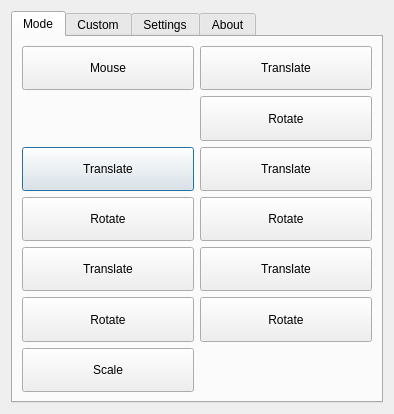
<?xml version="1.0" encoding="UTF-8"?>
<ui version="4.0">
 <class>Dialog</class>
 <widget class="QDialog" name="Dialog">
  <property name="geometry">
   <rect>
    <x>0</x>
    <y>0</y>
    <width>394</width>
    <height>414</height>
   </rect>
  </property>
  <property name="windowTitle">
   <string>3DMouse Controller</string>
  </property>
  <layout class="QVBoxLayout" name="verticalLayout">
   <item>
    <widget class="QTabWidget" name="tab_3">
     <property name="currentIndex">
      <number>0</number>
     </property>
     <widget class="QWidget" name="tab">
      <attribute name="title">
       <string>Mode</string>
      </attribute>
      <layout class="QVBoxLayout" name="verticalLayout_2">
       <item>
        <layout class="QGridLayout" name="gridLayout">
         <item row="2" column="0">
          <widget class="QPushButton" name="BlenderTranslateMode">
           <property name="sizePolicy">
            <sizepolicy hsizetype="Expanding" vsizetype="Expanding">
             <horstretch>0</horstretch>
             <verstretch>0</verstretch>
            </sizepolicy>
           </property>
           <property name="text">
            <string>Translate</string>
           </property>
           <property name="icon">
            <iconset>
             <normaloff>blender_icon_64x64.png</normaloff>blender_icon_64x64.png</iconset>
           </property>
           <property name="iconSize">
            <size>
             <width>32</width>
             <height>32</height>
            </size>
           </property>
           <property name="shortcut">
            <string>B</string>
           </property>
          </widget>
         </item>
         <item row="4" column="1">
          <widget class="QPushButton" name="Fusion360TranslateMode">
           <property name="sizePolicy">
            <sizepolicy hsizetype="Expanding" vsizetype="Expanding">
             <horstretch>0</horstretch>
             <verstretch>0</verstretch>
            </sizepolicy>
           </property>
           <property name="text">
            <string>Translate</string>
           </property>
           <property name="icon">
            <iconset>
             <normaloff>icons8-autodesk-fusion-360.png</normaloff>icons8-autodesk-fusion-360.png</iconset>
           </property>
           <property name="iconSize">
            <size>
             <width>32</width>
             <height>32</height>
            </size>
           </property>
           <property name="shortcut">
            <string>U</string>
           </property>
          </widget>
         </item>
         <item row="0" column="0">
          <widget class="QPushButton" name="mouseMode">
           <property name="sizePolicy">
            <sizepolicy hsizetype="Expanding" vsizetype="Expanding">
             <horstretch>0</horstretch>
             <verstretch>0</verstretch>
            </sizepolicy>
           </property>
           <property name="text">
            <string>Mouse</string>
           </property>
           <property name="shortcut">
            <string>M</string>
           </property>
          </widget>
         </item>
         <item row="5" column="0">
          <widget class="QPushButton" name="zBrushRotateMode">
           <property name="sizePolicy">
            <sizepolicy hsizetype="Expanding" vsizetype="Expanding">
             <horstretch>0</horstretch>
             <verstretch>0</verstretch>
            </sizepolicy>
           </property>
           <property name="text">
            <string>Rotate</string>
           </property>
           <property name="icon">
            <iconset>
             <normaloff>zBrush.png</normaloff>zBrush.png</iconset>
           </property>
           <property name="iconSize">
            <size>
             <width>32</width>
             <height>32</height>
            </size>
           </property>
           <property name="shortcut">
            <string>Shift+Z</string>
           </property>
          </widget>
         </item>
         <item row="4" column="0">
          <widget class="QPushButton" name="zBrushTranslateMode">
           <property name="sizePolicy">
            <sizepolicy hsizetype="Expanding" vsizetype="Expanding">
             <horstretch>0</horstretch>
             <verstretch>0</verstretch>
            </sizepolicy>
           </property>
           <property name="text">
            <string>Translate</string>
           </property>
           <property name="icon">
            <iconset>
             <normaloff>zBrush.png</normaloff>zBrush.png</iconset>
           </property>
           <property name="iconSize">
            <size>
             <width>32</width>
             <height>32</height>
            </size>
           </property>
           <property name="shortcut">
            <string>Z</string>
           </property>
          </widget>
         </item>
         <item row="2" column="1">
          <widget class="QPushButton" name="ChopChop3DSlicerTranslateMode">
           <property name="sizePolicy">
            <sizepolicy hsizetype="Expanding" vsizetype="Expanding">
             <horstretch>0</horstretch>
             <verstretch>0</verstretch>
            </sizepolicy>
           </property>
           <property name="text">
            <string>Translate</string>
           </property>
           <property name="icon">
            <iconset>
             <normaloff>CC3D.png</normaloff>CC3D.png</iconset>
           </property>
           <property name="iconSize">
            <size>
             <width>32</width>
             <height>32</height>
            </size>
           </property>
           <property name="shortcut">
            <string>D</string>
           </property>
          </widget>
         </item>
         <item row="0" column="1">
          <widget class="QPushButton" name="FreeCADTranslateMode">
           <property name="sizePolicy">
            <sizepolicy hsizetype="Expanding" vsizetype="Expanding">
             <horstretch>0</horstretch>
             <verstretch>0</verstretch>
            </sizepolicy>
           </property>
           <property name="text">
            <string>Translate</string>
           </property>
           <property name="icon">
            <iconset>
             <normaloff>Freecad.PNG</normaloff>Freecad.PNG</iconset>
           </property>
           <property name="iconSize">
            <size>
             <width>32</width>
             <height>32</height>
            </size>
           </property>
           <property name="shortcut">
            <string>F</string>
           </property>
          </widget>
         </item>
         <item row="5" column="1">
          <widget class="QPushButton" name="Fusion360RotateMode">
           <property name="sizePolicy">
            <sizepolicy hsizetype="Expanding" vsizetype="Expanding">
             <horstretch>0</horstretch>
             <verstretch>0</verstretch>
            </sizepolicy>
           </property>
           <property name="text">
            <string>Rotate</string>
           </property>
           <property name="icon">
            <iconset>
             <normaloff>icons8-autodesk-fusion-360.png</normaloff>icons8-autodesk-fusion-360.png</iconset>
           </property>
           <property name="iconSize">
            <size>
             <width>32</width>
             <height>32</height>
            </size>
           </property>
           <property name="shortcut">
            <string>Shift+U</string>
           </property>
          </widget>
         </item>
         <item row="1" column="1">
          <widget class="QPushButton" name="FreeCADRotateMode">
           <property name="sizePolicy">
            <sizepolicy hsizetype="Expanding" vsizetype="Expanding">
             <horstretch>0</horstretch>
             <verstretch>0</verstretch>
            </sizepolicy>
           </property>
           <property name="text">
            <string>Rotate</string>
           </property>
           <property name="icon">
            <iconset>
             <normaloff>Freecad.PNG</normaloff>Freecad.PNG</iconset>
           </property>
           <property name="iconSize">
            <size>
             <width>32</width>
             <height>32</height>
            </size>
           </property>
           <property name="shortcut">
            <string>Shift+F</string>
           </property>
          </widget>
         </item>
         <item row="3" column="0">
          <widget class="QPushButton" name="BlenderRotateMode">
           <property name="sizePolicy">
            <sizepolicy hsizetype="Expanding" vsizetype="Expanding">
             <horstretch>0</horstretch>
             <verstretch>0</verstretch>
            </sizepolicy>
           </property>
           <property name="text">
            <string>Rotate</string>
           </property>
           <property name="icon">
            <iconset>
             <normaloff>blender_icon_64x64.png</normaloff>blender_icon_64x64.png</iconset>
           </property>
           <property name="iconSize">
            <size>
             <width>32</width>
             <height>32</height>
            </size>
           </property>
           <property name="shortcut">
            <string>Shift+B</string>
           </property>
          </widget>
         </item>
         <item row="3" column="1">
          <widget class="QPushButton" name="ChopChop3DSlicerRotateMode">
           <property name="sizePolicy">
            <sizepolicy hsizetype="Expanding" vsizetype="Expanding">
             <horstretch>0</horstretch>
             <verstretch>0</verstretch>
            </sizepolicy>
           </property>
           <property name="text">
            <string>Rotate</string>
           </property>
           <property name="icon">
            <iconset>
             <normaloff>CC3D.png</normaloff>CC3D.png</iconset>
           </property>
           <property name="iconSize">
            <size>
             <width>32</width>
             <height>32</height>
            </size>
           </property>
           <property name="shortcut">
            <string>Shift+D</string>
           </property>
          </widget>
         </item>
         <item row="6" column="0">
          <widget class="QPushButton" name="zBrushScaleMode">
           <property name="sizePolicy">
            <sizepolicy hsizetype="Expanding" vsizetype="Expanding">
             <horstretch>0</horstretch>
             <verstretch>0</verstretch>
            </sizepolicy>
           </property>
           <property name="text">
            <string>Scale</string>
           </property>
           <property name="icon">
            <iconset>
             <normaloff>zBrush.png</normaloff>zBrush.png</iconset>
           </property>
           <property name="iconSize">
            <size>
             <width>32</width>
             <height>32</height>
            </size>
           </property>
           <property name="shortcut">
            <string>Alt+Z</string>
           </property>
          </widget>
         </item>
        </layout>
       </item>
      </layout>
     </widget>
     <widget class="QWidget" name="tab_2">
      <attribute name="title">
       <string>Custom</string>
      </attribute>
     </widget>
     <widget class="QWidget" name="tab_5">
      <attribute name="title">
       <string>Settings</string>
      </attribute>
      <layout class="QFormLayout" name="formLayout_2">
       <item row="0" column="1">
        <widget class="QComboBox" name="serialPorts"/>
       </item>
       <item row="0" column="0">
        <widget class="QLabel" name="label">
         <property name="text">
          <string>Serial Port:</string>
         </property>
        </widget>
       </item>
       <item row="1" column="1">
        <widget class="QPlainTextEdit" name="serialOutput"/>
       </item>
       <item row="2" column="1">
        <widget class="QLineEdit" name="serialInput"/>
       </item>
       <item row="2" column="0">
        <widget class="QPushButton" name="serialSend">
         <property name="text">
          <string>Send</string>
         </property>
        </widget>
       </item>
      </layout>
     </widget>
     <widget class="QWidget" name="tab_4">
      <attribute name="title">
       <string>About</string>
      </attribute>
      <layout class="QVBoxLayout" name="verticalLayout_3">
       <item>
        <widget class="QTextEdit" name="textEdit">
         <property name="html">
          <string>&lt;!DOCTYPE HTML PUBLIC &quot;-//W3C//DTD HTML 4.0//EN&quot; &quot;http://www.w3.org/TR/REC-html40/strict.dtd&quot;&gt;
&lt;html&gt;&lt;head&gt;&lt;meta name=&quot;qrichtext&quot; content=&quot;1&quot; /&gt;&lt;meta charset=&quot;utf-8&quot; /&gt;&lt;style type=&quot;text/css&quot;&gt;
p, li { white-space: pre-wrap; }
&lt;/style&gt;&lt;/head&gt;&lt;body style=&quot; font-family:'Segoe UI'; font-size:9pt; font-weight:400; font-style:normal;&quot;&gt;
&lt;p style=&quot; margin-top:0px; margin-bottom:0px; margin-left:0px; margin-right:0px; -qt-block-indent:0; text-indent:0px;&quot;&gt;3DMouse Controller&lt;/p&gt;
&lt;p style=&quot;-qt-paragraph-type:empty; margin-top:0px; margin-bottom:0px; margin-left:0px; margin-right:0px; -qt-block-indent:0; text-indent:0px;&quot;&gt;&lt;br /&gt;&lt;/p&gt;
&lt;p style=&quot; margin-top:0px; margin-bottom:0px; margin-left:0px; margin-right:0px; -qt-block-indent:0; text-indent:0px;&quot;&gt;&lt;a href=&quot;https://github.com/boucaron/3DMouse&quot;&gt;&lt;span style=&quot; text-decoration: underline; color:#0000ff;&quot;&gt;https://github.com/boucaron/3DMouse&lt;/span&gt;&lt;/a&gt;&lt;/p&gt;
&lt;p style=&quot;-qt-paragraph-type:empty; margin-top:0px; margin-bottom:0px; margin-left:0px; margin-right:0px; -qt-block-indent:0; text-indent:0px;&quot;&gt;&lt;br /&gt;&lt;/p&gt;
&lt;p style=&quot; margin-top:0px; margin-bottom:0px; margin-left:0px; margin-right:0px; -qt-block-indent:0; text-indent:0px;&quot;&gt;(c) 2022 Julien BOUCARON&lt;/p&gt;
&lt;p style=&quot; margin-top:0px; margin-bottom:0px; margin-left:0px; margin-right:0px; -qt-block-indent:0; text-indent:0px;&quot;&gt;Under MIT License&lt;/p&gt;&lt;/body&gt;&lt;/html&gt;</string>
         </property>
        </widget>
       </item>
      </layout>
     </widget>
    </widget>
   </item>
  </layout>
 </widget>
 <resources/>
 <connections/>
</ui>
